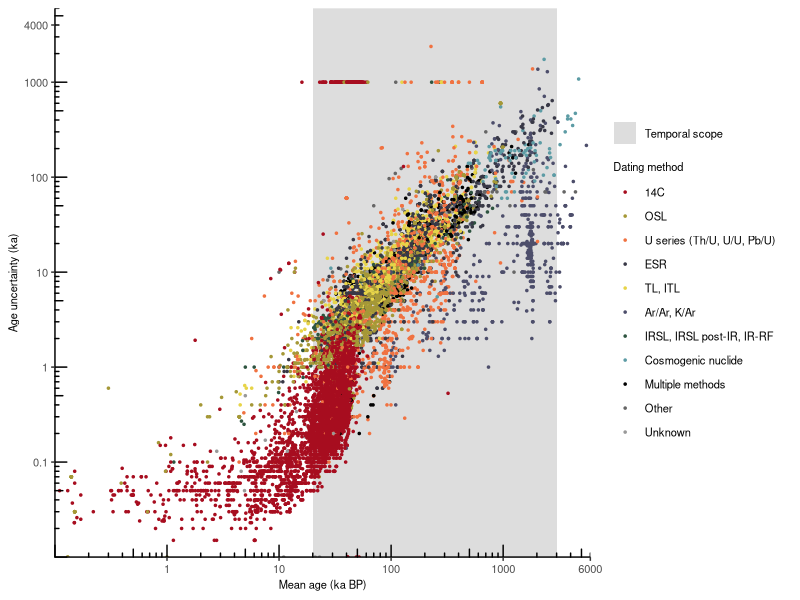
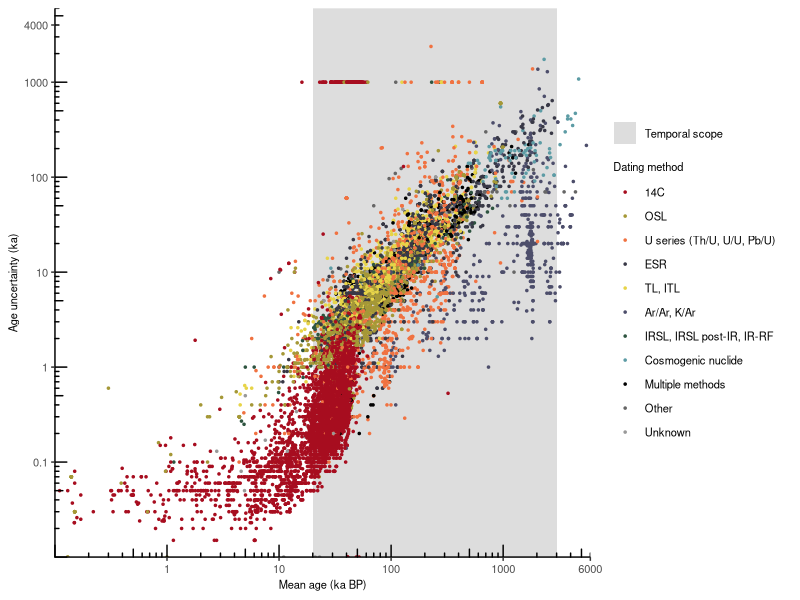

R code for these plots, in order:
library(tidyverse)
library(readr)

# Import data
table1 <- read_delim("fig_coverage_temporal/road_coverage_arch_layer_age.csv", 
                      delim = ";", escape_double = FALSE, trim_ws = TRUE, 
                      skip = 1) %>% 
  mutate(age_range=pmax(positive_standard_deviation, negative_standard_deviation)) %>% 
  select(age_mean=age, age_range, dating_method)

table2 <- read_delim("fig_coverage_temporal/road_coverage_assemblage_layer_age.csv", 
                      delim = ";", escape_double = FALSE, trim_ws = TRUE, 
                      skip = 1) %>% 
  mutate(age_range=pmax(positive_standard_deviation, negative_standard_deviation)) %>% 
  select(age_mean=age, age_range, dating_method)

table3 <- read_delim("fig_coverage_temporal/road_coverage_geo_layer_age.csv", 
                      delim = ";", escape_double = FALSE, trim_ws = TRUE, 
                      skip = 1) %>% 
  mutate(age_range=pmax(positive_standard_deviation, negative_standard_deviation)) %>% 
  select(age_mean=age, age_range, dating_method)

table <- rbind(table1, table2, table3)
table <- table %>% mutate(dating_method=recode(dating_method,
                                                    '14C (radiocarbon) dating'='14C',
                                                    'OSL (optically stimulated thermoluminescence) dating' = 'OSL',
                                                    'U series (uranium-thorium) dating'='U series (Th/U, U/U, Pb/U)',
                                                    'ESR (electron spin resonance) dating' = 'ESR',
                                                    'TL (thermoluminescence) dating'='TL, ITL',
                                                    'ESR (electron spin resonance) dating, U series (uranium-thorium) dating' = 'Multiple methods',
                                                    'Ar/Ar (argon-argon) dating'='Ar/Ar, K/Ar',
                                                    'IRSL (infrared stimulated luminescence) dating'='IRSL, IRSL post-IR, IR-RF',
                                                    'AAR (amino acid racemization) dating'='Other',
                                                    'IRSL post-IR (post-infrared infrared stimulated luminescence) dating'='IRSL, IRSL post-IR, IR-RF',
                                                    'U series (uranium-lead) dating'='U series (Th/U, U/U, Pb/U)',
                                                    'K/Ar (potassium-argon) dating'='Ar/Ar, K/Ar',
                                                    'unknown'='Unknown',
                                                    'Al/Be (aluminum-beryllium) dating'='Cosmogenic nuclide',
                                                    'cosmogenic nuclide dating'='Cosmogenic nuclide',
                                                    'biostratigraphy'='Other',
                                                    'IRSL (infrared stimulated luminescence) dating, TL (thermoluminescence) dating'= 'Multiple methods',
                                                    'oxygen isotope stratigraphy, magnetic susceptibility'='Other',
                                                    'ESR (electron spin resonance) dating, U series (uranium-lead) dating, U series (uranium-thorium) dating'='Multiple methods',
                                                    'magnetostratigraphy'='Other',
                                                    '14C (radiocarbon) dating, ESR (electron spin resonance) dating'='Multiple methods',
                                                    'geology'='Other',
                                                    'IR-RF (infrared radiofluorescence) dating'='IRSL, IRSL post-IR, IR-RF',
                                                    'ITL (isothermal thermoluminescence) dating'='TL, ITL',
                                                    'oxygen isotope stratigraphy'='Other',
                                                    'fission track dating'='Other',
                                                    'OSL (optically stimulated thermoluminescence) dating, IRSL (infrared stimulated luminescence) dating, TL (thermoluminescence) dating'='Multiple methods',
                                                    'magnetic susceptibility'='Other',
                                                    'OSL (optically stimulated thermoluminescence) dating, TL (thermoluminescence) dating'= 'Multiple methods',
                                                    'Al/Be (aluminum-beryllium) dating, cosmogenic nuclide dating'='Multiple methods',
                                                    'obsidian hydration dating'='Other',
                                                    'TL (thermoluminescence) dating, IRSL (infrared stimulated luminescence) dating'='Multiple methods',
                                                    'Ar/Ar (argon-argon) dating, geology' = 'Ar/Ar, K/Ar',
                                                    'geology, magnetostratigraphy'='Other',
                                                    'IRSL (infrared stimulated luminescence) dating, OSL (optically stimulated thermoluminescence) dating'='Multiple methods',
                                                    'Rb/Sr (rubidium-strontium) dating'='Other',
                                                    'tephrostratigraphy'='Other'))
                                                        
table$dating_method <- table$dating_method %>% replace_na('Unknown')

table <- table %>% mutate(dating_method = factor(dating_method, levels=c('14C','OSL','U series (Th/U, U/U, Pb/U)','ESR','TL, ITL',
                                                                           'Ar/Ar, K/Ar','IRSL, IRSL post-IR, IR-RF',
                                                                           'Cosmogenic nuclide','Multiple methods','Other','Unknown')))



table %>% count(dating_method, sort=T)


## Theme
theme_pub <-  function(){
  list(theme_classic(),
       theme(text=element_text(size=8), #change font size of all text
             axis.text=element_text(size=8), #change font size of axis text
             axis.title=element_text(size=8), #change font size of axis titles
             plot.title=element_text(size=8), #change font size of plot title
             legend.text=element_text(size=8), #change font size of legend text
             legend.title=element_text(size=8)
       ))
}

color_discrete <- c('#a70d1f','#a59837','#f07241','#383846','#e7d448','#4d4e6b','#2e5440','#5d9ca5','black','gray40','gray60')

# Plot ----

plt1 <- ggplot()+
  #coord_fixed()+
  geom_rect(aes(xmin = 20000, xmax = 3000000, ymin = 0, ymax = Inf, fill='scope'))+
  geom_point(data=table, aes(x=age_mean, y=age_range, color=dating_method), alpha=1, shape=20, size=1)+
  scale_x_log10(breaks = c(1000, 10000, 100000, 1000000, 6000000), limits=c(100,6000000),
                labels = c(1, 10, 100, 1000, 6000), expand = c(0,0))+
  scale_y_log10(breaks = c(100, 1000, 10000, 100000, 1000000, 4000000), limits=c(10,6000000),
                labels = c(.1, 1, 10, 100, 1000, 4000), expand = c(0,0))+
  annotation_logticks()+
  labs(x='Mean age (ka BP)', y='Age uncertainty (ka)')+
  scale_fill_manual(name=NULL,
                    values = '#dddddd',
                    labels = c('Temporal scope'),
                    guide = guide_legend(override.aes = list(alpha = 1)))+
  scale_color_manual(name='Dating method', values=color_discrete)+
  theme_pub()+
  theme(legend.position='right',
    #legend.background = element_rect(fill='#FFFFFF00',
    #                                 size=.5, linetype="solid", 
    #                                 colour = NA),
    #legend.key=element_blank(),
    legend.spacing.y = unit(0, 'pt'),
    panel.grid.minor = element_blank(),
    panel.grid.major = element_blank(),
    plot.margin = margin(l=6, t=6, b=6, r=12, 'pt'))+
  guides(color = guide_legend(ncol = 1, byrow = TRUE))

plt1
ggsave('fig_coverage_temporal/fig_coverage_temporal.png', width=180, height=110, units='mm', dpi=300)
